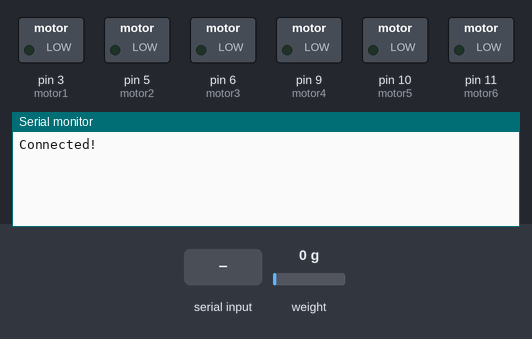
The sketch below on a simulated Arduino Uno, built with avr-gcc and run on an emulated ATmega328P. Parts: switched loads named in the sketch (green lamp = pin HIGH), the last lines printed to the serial monitor. The inputs (shaded band) are chosen by the test bench; at power-on: weight on the scale 0 g.

Above: at 2.2 s.
2.3 s: "90,45,200\n" received over Serial
At 3.1 s:
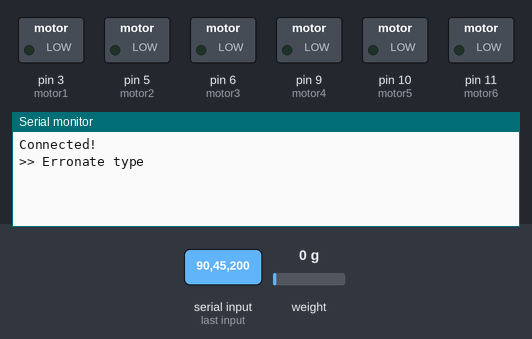
3.8 s: "1\n" received over Serial
At 4.5 s:
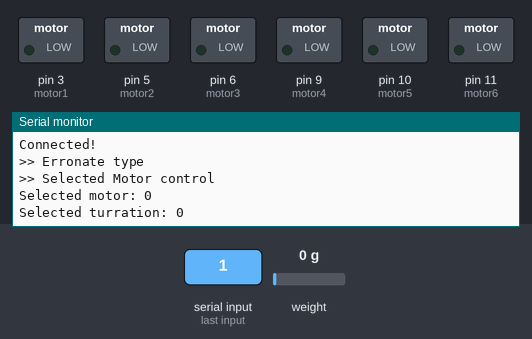
5.3 s: "2\n" received over Serial
At 6.4 s:
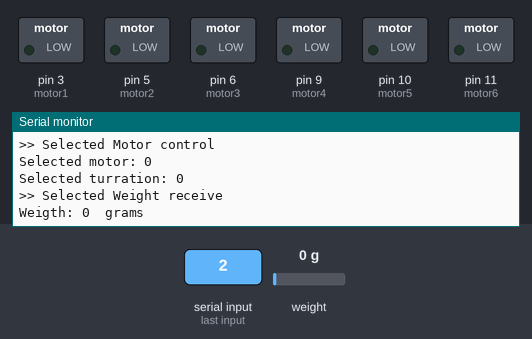

The sketch:

Varianta_Cantar_Motoare.ino
```cpp
#include "HX711.h"
#include <string.h>

#define calibration_factor 464.0
#define DOUT  A1
#define CLK  A0
#define motor1 3
#define motor2 5
#define motor3 6
#define motor4 9
#define motor5 10
#define motor6 11
HX711 scale;

String msg="";

void setup() {
  Serial.begin(9600);
  Serial.println("Connected!");
  scale.begin(DOUT, CLK);
  scale.set_scale(calibration_factor); //This value is obtained by using the SparkFun_HX711_Calibration sketch
  scale.tare();
  pinMode(motor1, OUTPUT);
  pinMode(motor2, OUTPUT);
  pinMode(motor3, OUTPUT);
  pinMode(motor4, OUTPUT);
  pinMode(motor5, OUTPUT);
  pinMode(motor6, OUTPUT);
  analogWrite(motor1, 0);
  analogWrite(motor2, 0);
  analogWrite(motor3, 0);
  analogWrite(motor4, 0);
  analogWrite(motor5, 0);
  analogWrite(motor6, 0);
}

void loop() {
 readSerial();
 decodeMessage();
}

void readSerial()
{
  msg="";
  char c;
  do{
    while(!Serial.available());
    c=Serial.read();
    msg+=c;
  }while(c!='\n');
}

void decodeMessage(){
  char* delim = "_";
  int type, motor, turration;
  char* command = strtok(msg.c_str(),delim);
  type = atoi(command);
  if(type == 1){
    Serial.println(">> Selected Motor control");
    command = strtok(NULL,delim);
    motor = atoi(command);
    command = strtok(NULL,delim);
    turration = atoi(command);
    _print("Selected motor: ",motor);
    _print("Selected turration: ",turration);
    if(turration < 0 || turration > 255 || motor < 0 || motor > 6)
      Serial.println("Invalid motor number or turration");
    else{
      motor_control(motor,turration);
    }
  }
  else
    if(type == 2){
      Serial.println(">> Selected Weight receive");
      _print("Weigth: ",(int)scale.get_units()," grams");
    }
    else
      Serial.println(">> Erronate type");
}
void motor_control(int motor, int turration){
  int pin;
  if(motor == 1)
    pin = motor1;
  else if(motor == 2)
    pin = motor2;
  else if(motor == 3)
    pin = motor3;
  else if(motor == 4)
    pin = motor4;
  else if(motor == 5)
    pin = motor5;
  else if(motor == 6)
    pin = motor6;
  analogWrite(pin, turration);
}
void _print(String comment, int value){
  Serial.print(comment);
  Serial.println(value);
}
void _print(String comment, int value, String units){
  Serial.print(comment);
  Serial.print(value);
  Serial.print(" ");
  Serial.println(units);
}
```

Measured:
- after the input at 2.3 s, the serial monitor: prints a new line at once (image 1)
- after the input at 3.8 s, the serial monitor: prints a new line at once (image 2)
- after the input at 5.3 s, the serial monitor: prints a new line at once (image 3)
